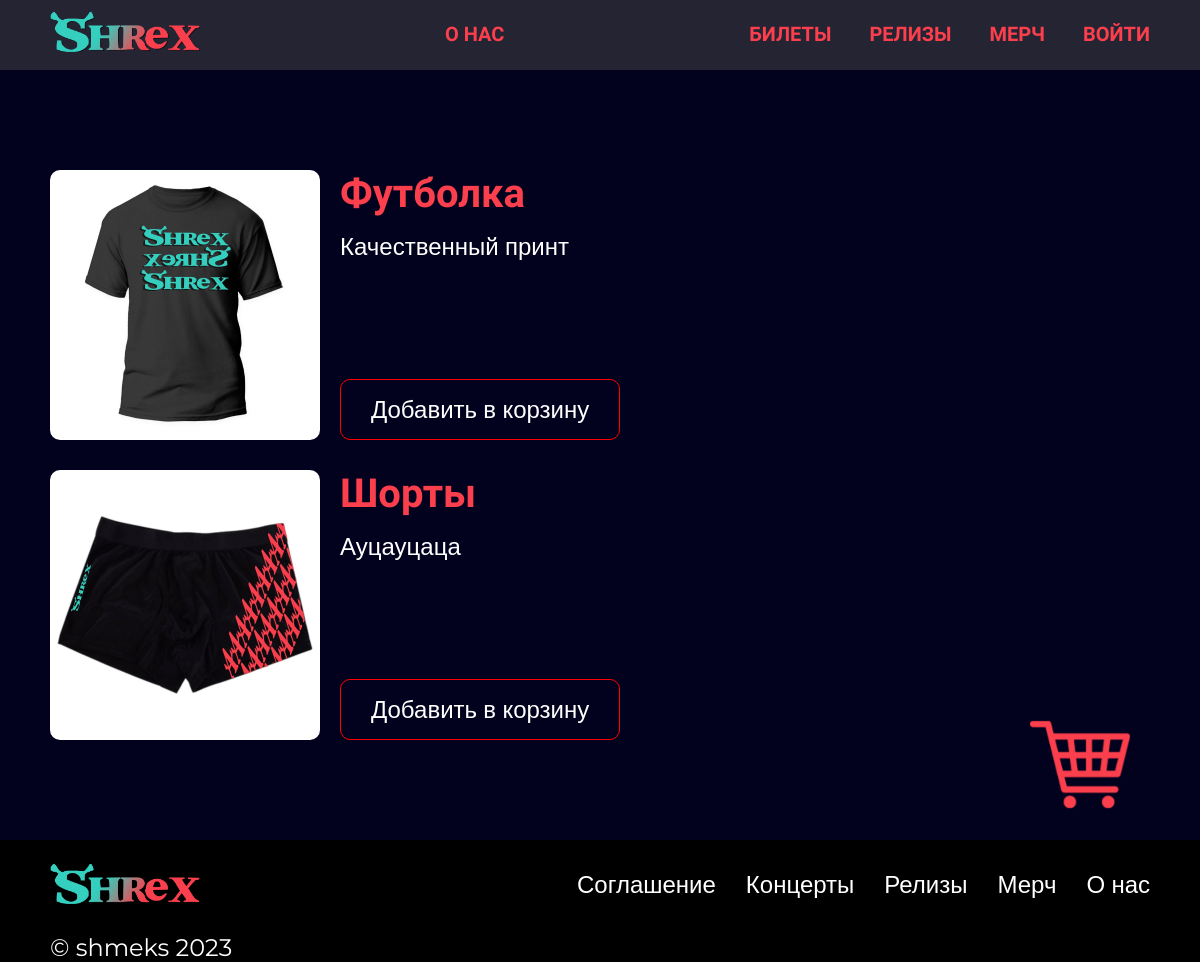
The app's page /shop/ with its own data.
### main/models.py (models this page shows, shortened)
class Merch(models.Model):
    name = models.CharField(max_length=256, verbose_name='Название товара')
    image = models.ImageField(verbose_name='Изображение')
    description = models.TextField(verbose_name='Описание', blank=True, null=True)
    price = models.DecimalField(max_digits=10, decimal_places=2, verbose_name='Цена')
    composition = models.TextField(verbose_name='Состав')
    SIZE = (
        (None, 'Выберите размер'),
        ('s', 'S'),
        ('m', 'M'),
        ('l', 'L'),
        ('xl', 'XL'),
        ('xxl', 'XXL')
    )
    COLOR = (
        (None, 'Выберите цвет'),
        ('wh', 'White'),
        ('bl', 'Black'),
        ('gr', 'Grey'),
        ('vl', 'Violet')
    )
    size = models.CharField(max_length=128, choices=SIZE, verbose_name='Размер', blank=True, null=True)
    color = models.CharField(max_length=128, choices=COLOR, verbose_name='Цвет', blank=True, null=True)
    class Meta:
        verbose_name = 'Мерч'
        verbose_name_plural = 'Мерч'

### main/views.py (the view)
# urls.py: path('shop/', ShopView.as_view(), name='shop'),
class ShopView(ListView):
    template_name = 'main/shop.html'
    model = Merch
    context_object_name = 'shop'

### main/templates/main/shop.html
{% extends 'main/base.html' %}
{% load static %}
{% block main %}
<div class="shop">
	<div class="wrapper">
		<div class="telega_img_block"><a href="{% url 'cart_detail' %}"><img src="{% static 'main/images/telega.png' %}" class="telega_img"></a></div>
		{% for i in shop %}
		<div class="shop__cart">
			<a href="{% url 'shop_detail' i.pk %}"><img src="{{ i.image.url }}" class="shop__cart_img"></a>
			<div class="shop__cart_text">
				<div class="shop__cart_title">{{ i.name }}</div>
				<div class="shop__cart_description">{{ i.description }}</div>
				<div class="shop__cart_button"><a href="#">Добавить в корзину</a></div>
			</div>
		</div>
		{% endfor %}
	</div>
</div>
{% endblock %}

### main/static/main/css/style.css (style rules this page uses)
* { box-sizing: border-box; padding: 0; margin: 0; }
a { text-decoration: none; position: relative; }
.main_background { height: 100%; width: 100%; background-color: #03021E; }
.wrapper { width: 1100px; margin: auto; }
.shop { margin-top: 100px; margin-bottom: 100px; }
.shop__cart { margin-top: 30px; display: flex; position: relative; gap: 20px; color: white; height: 270px; }
.shop__cart_img { position: relative; width: 270px; height: 270px; border-radius: 10px; }
.shop__cart_title { font-family: 'montserrat alternates', sans-serif; font-weight: 700; font-size: 40px; color: #FC3F4D; }
.shop__cart_description { font-family: 'montserrat', sans-serif; font-size: 24px; margin-top: 15px; }
.shop__cart_button { position: absolute; bottom: 0; text-align: center; font-family: 'montserrat', sans-serif; font-size: 24px; }
.shop__cart_button a { color: white; display: block; padding: 15px 30px; border: 1px solid red; border-radius: 10px; }
.telega_img_block { position: fixed; right: 70px; bottom: 150px; }
.telega_img { width: 100px; }

### records on screen
Merch: image (picture), name "Футболка", description "Качественный принт"
Merch: image (picture), name "Шорты", description "Ауцауцаца"
